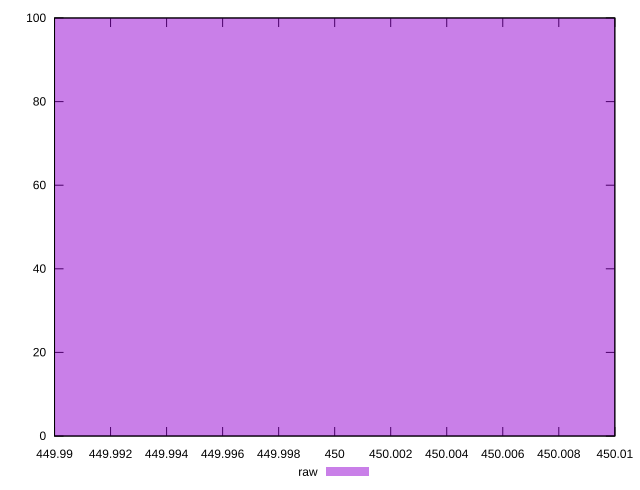

The gnuplot source for this figure:
reset

$raw <<EOF
450 100
EOF

set key outside below
set boxwidth 0.1
set xrange [449.99:450.01]
set yrange [0:100]
set trange [0:100]
set style fill transparent solid 0.5 noborder
set terminal svg size 640, 490 enhanced background rgb 'white'
set output "reprap/uses-text-compression/samples/pages+cached+noexternal+nofonts+nosvg+noimg+nocss/raw/histogram.svg"

plot $raw title "raw" with boxes

reset
